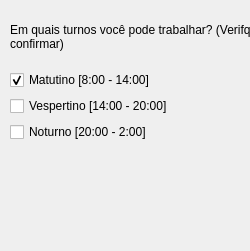
<?xml version="1.0" encoding="UTF-8"?>
<ui version="4.0">
 <class>Form</class>
 <widget class="QWidget" name="Form">
  <property name="geometry">
   <rect>
    <x>0</x>
    <y>0</y>
    <width>250</width>
    <height>251</height>
   </rect>
  </property>
  <property name="windowTitle">
   <string>Disponibilidade de Horário</string>
  </property>
  <widget class="QWidget" name="">
   <property name="geometry">
    <rect>
     <x>10</x>
     <y>10</y>
     <width>355</width>
     <height>132</height>
    </rect>
   </property>
   <layout class="QVBoxLayout" name="verticalLayout">
    <item>
     <widget class="QLabel" name="label">
      <property name="text">
       <string>Em quais turnos você pode trabalhar? (Verifque antes de confirmar)</string>
      </property>
      <property name="wordWrap">
       <bool>true</bool>
      </property>
     </widget>
    </item>
    <item>
     <widget class="QCheckBox" name="mat_chbx">
      <property name="text">
       <string>Matutino [8:00 - 14:00]</string>
      </property>
      <property name="checked">
       <bool>true</bool>
      </property>
     </widget>
    </item>
    <item>
     <widget class="QCheckBox" name="ves_chbx">
      <property name="text">
       <string>Vespertino [14:00 - 20:00]</string>
      </property>
     </widget>
    </item>
    <item>
     <widget class="QCheckBox" name="not_chbx">
      <property name="text">
       <string>Noturno [20:00 - 2:00]</string>
      </property>
     </widget>
    </item>
   </layout>
  </widget>
 </widget>
 <resources/>
 <connections/>
</ui>
